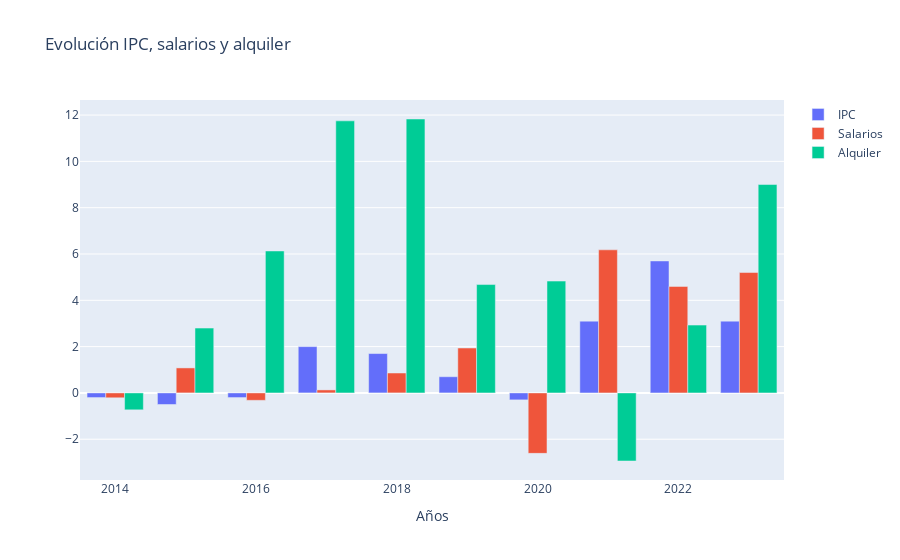

Notebook code for this chart:
### Code cell
x = salario_ipc_alquiler.index

trace1 = {
    'x': x,
    'y': salario_ipc_alquiler['IPC'],
    'name': 'IPC',
    'type': 'bar'
}

trace2 = {
    'x': x,
    'y': salario_ipc_alquiler['Salarios'],
    'name': 'Salarios',
    'type': 'bar'
}

trace3 = {
    'x': x,
    'y': salario_ipc_alquiler['Variación anual'],
    'name': 'Alquiler',
    'type': 'bar'
}

data = [trace1, trace2, trace3]

layout = {
    'xaxis': {'title': 'Años'},
    'barmode': 'group',
    'title': 'Evolución IPC, salarios y alquiler'
}

fig = go.Figure(data = data, layout = layout)
iplot(fig)

### Figure 1 — Plotly figure (JSON) as saved in the notebook; plotly's stock layout.template omitted (floating-point values rounded to 4 significant figures)
{"data": [{"name": "IPC", "type": "bar", "x": [2014, 2015, 2016, 2017, 2018, 2019, 2020, 2021, 2022, 2023], "y": [-0.2, -0.5, -0.2, 2, 1.7, 0.7, -0.3, 3.1, 5.7, 3.1]}, {"name": "Salarios", "type": "bar", "x": [2014, 2015, 2016, 2017, 2018, 2019, 2020, 2021, 2022, 2023], "y": [-0.21, 1.08, -0.32, 0.13, 0.86, 1.94, -2.61, 6.18, 4.6, 5.2]}, {"name": "Alquiler", "type": "bar", "x": [2014, 2015, 2016, 2017, 2018, 2019, 2020, 2021, 2022, 2023], "y": [-0.73, 2.8, 6.13, 11.75, 11.83, 4.68, 4.83, -2.94, 2.93, 9]}], "layout": {"barmode": "group", "title": {"text": "Evolución IPC, salarios y alquiler"}, "xaxis": {"title": {"text": "Años"}}}}
